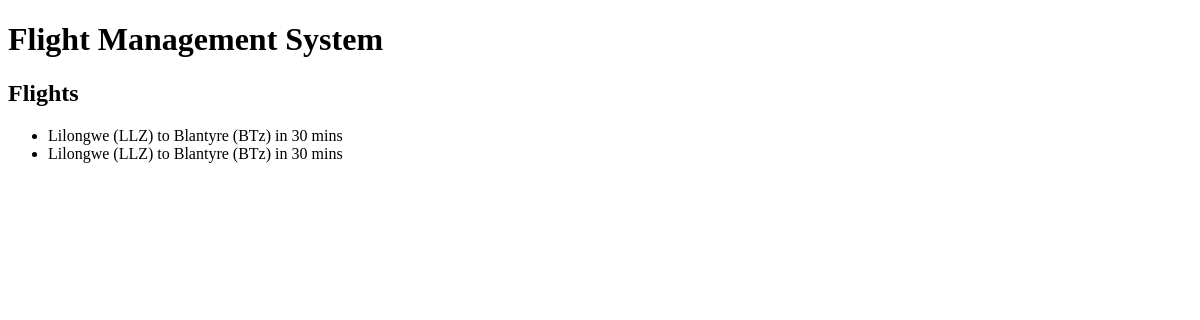
Before: / with the older database file.
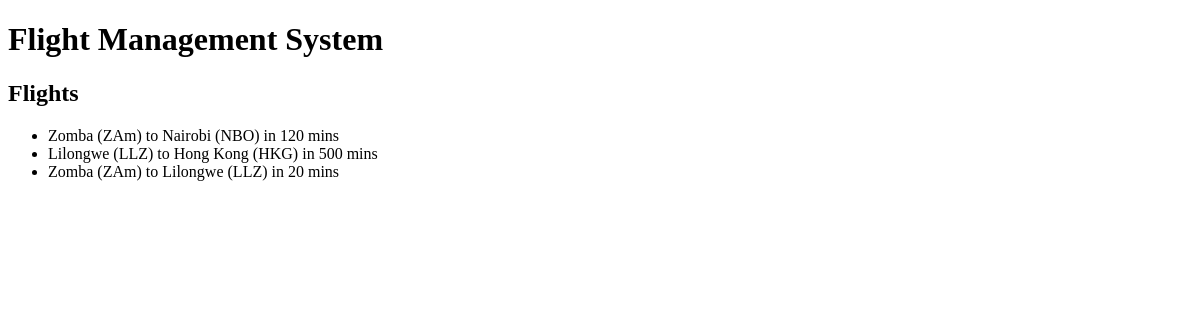
After: the same page with the newer database file.
### flights/models.py (models this page shows, shortened)
class Flights(models.Model):
    origin = models.ForeignKey(Airport, on_delete=models.CASCADE, related_name="departures") #foreign key
    destination = models.ForeignKey(Airport, on_delete=models.CASCADE, related_name="arrivals") #foreign key
    duration = models.IntegerField()

class Airport(models.Model):
    code = models.CharField(max_length=4)
    city = models.CharField(max_length=64)
    def __str__(self) -> str:
        return f"{self.city} ({self.code})"

### flights/views.py (the view)
# urls.py: path("", HomePageView.as_view(), name="index")
class HomePageView(TemplateView):
    template_name = 'flights/index.html'
    model = Flights
    def get_context_data(self, **kwargs):
        context = super().get_context_data(**kwargs)
        context["flights"] = Flights.objects.all()
        return context #fixed bug. Template View if given a get context behavior returns the context

### flights/templates/flights/index.html (shortened to what this page needs)
{% extends "base.html" %}
{% block content %}
    <h2>Flights</h2>
    <ul>
        {% for flight in flights %}
            <li>
                {{ flight.origin }} to {{ flight.destination }} in {{ flight.duration }} mins
            </li>
        {% endfor %}
    </ul>
{% endblock content %}

### flights/templates/base.html (shortened to what this page needs)
<!DOCTYPE html>
<html lang="en">
<head>
</head>
<body>
    <h1>Flight Management System</h1>
    {% block content %}
    {% endblock content %}
</body>
</html>

Changed rows visible on the page:
removed Flights: origin "Lilongwe (LLZ)", destination "Blantyre (BTz)", duration "30"
removed Flights: origin "Lilongwe (LLZ)", destination "Blantyre (BTz)", duration "30"
added Flights: origin "Zomba (ZAm)", destination "Nairobi (NBO)", duration "120"
added Flights: origin "Lilongwe (LLZ)", destination "Hong Kong (HKG)", duration "500"
added Flights: origin "Zomba (ZAm)", destination "Lilongwe (LLZ)", duration "20"
